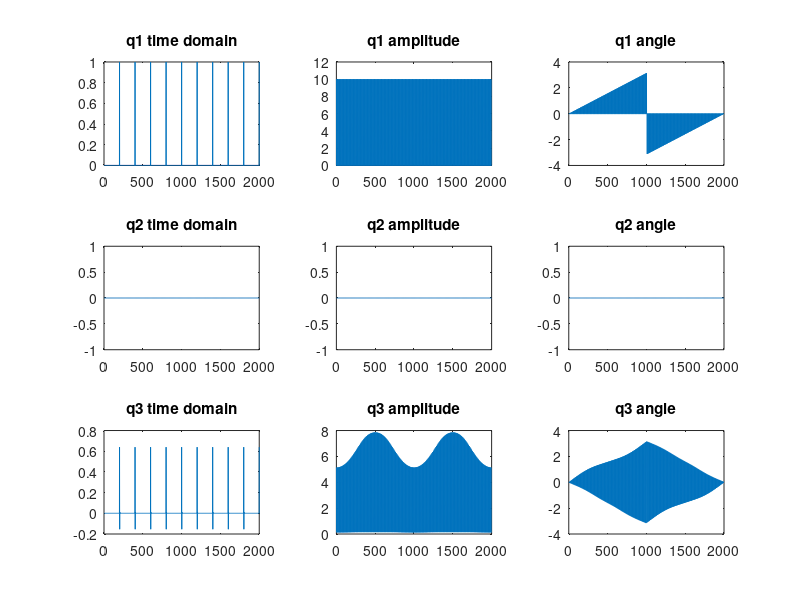

Source code (MATLAB):
length=10;
orig_sig = rectwin(length);
f=100;
T=1/f;
sampling_sig=zeros(2*f*length,1);
for i=1:1000
    sampling_sig(2*i)=1;
end

sig = zeros(2*f*length,1);
for i=1:length
    sig(i*f*2)=orig_sig(i);
end
orig_sampled=zeros(2000,1);
for i=1:2000
    orig_sampled(i)=sig(i)*sampling_sig(i);
end
orig_sampled_fft=fft(orig_sampled);


shifted=zeros(2000,1);
for i=1:10
    shifted(2*f*i-1)=sig(i*f*2);
end
shifted_sampled=zeros(2000,1);
for i=1:2000
    shifted_sampled(i)=shifted(i)*sampling_sig(i);
end
shifted_sampled_fft=fft(shifted_sampled);

[a1,a2] = buttord(0.5,0.9,1,20);
[b1,b2] = butter(a1,a2,'low');
filtered = filter(b1,b2,shifted);
filtered_sampled=zeros(2000,1);
for i=1:2000
    filtered_sampled(i)=filtered(i)*sampling_sig(i);
end
filtered_sampled_fft=fft(filtered_sampled);

subplot(331),plot(orig_sampled),title('q1 time domain');
subplot(332),plot(abs(orig_sampled_fft)),title('q1 amplitude');
subplot(333),plot(angle(orig_sampled_fft)),title('q1 angle');

subplot(334),plot(shifted_sampled),title('q2 time domain');
subplot(335),plot(abs(shifted_sampled_fft)),title('q2 amplitude');
subplot(336),plot(angle(shifted_sampled_fft)),title('q2 angle');

subplot(337),plot(filtered_sampled),title('q3 time domain');
subplot(338),plot(abs(filtered_sampled_fft)),title('q3 amplitude');
subplot(339),plot(angle(filtered_sampled_fft)),title('q3 angle');







